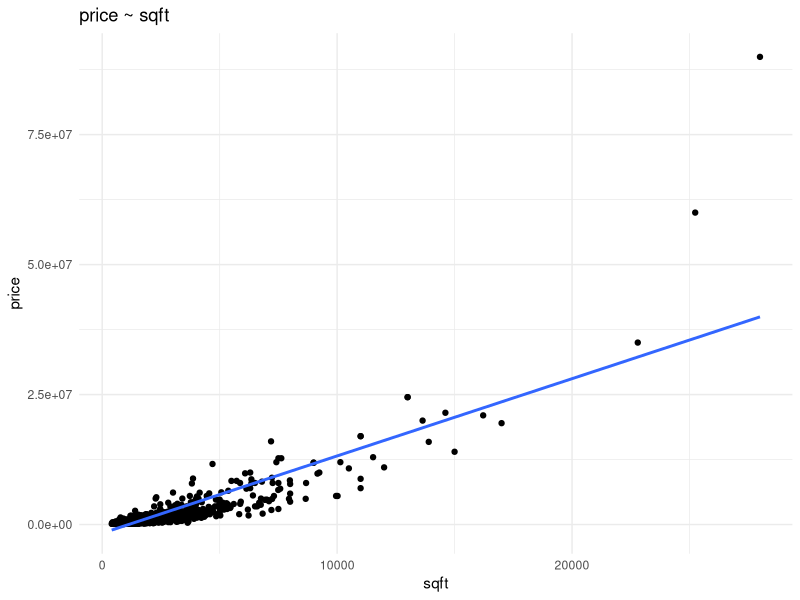
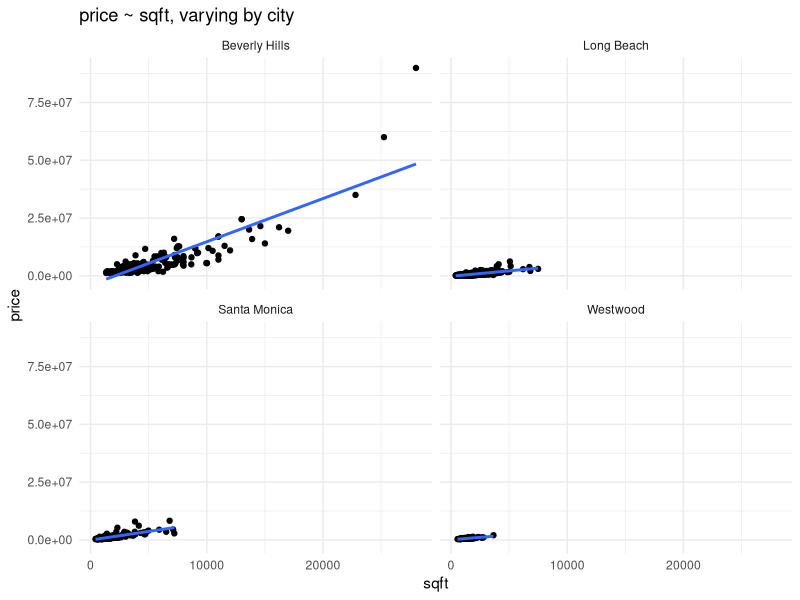
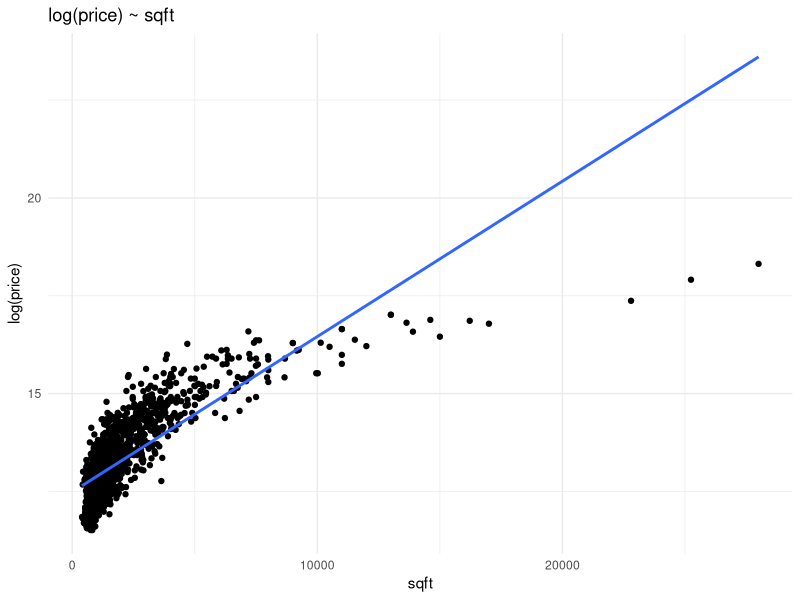
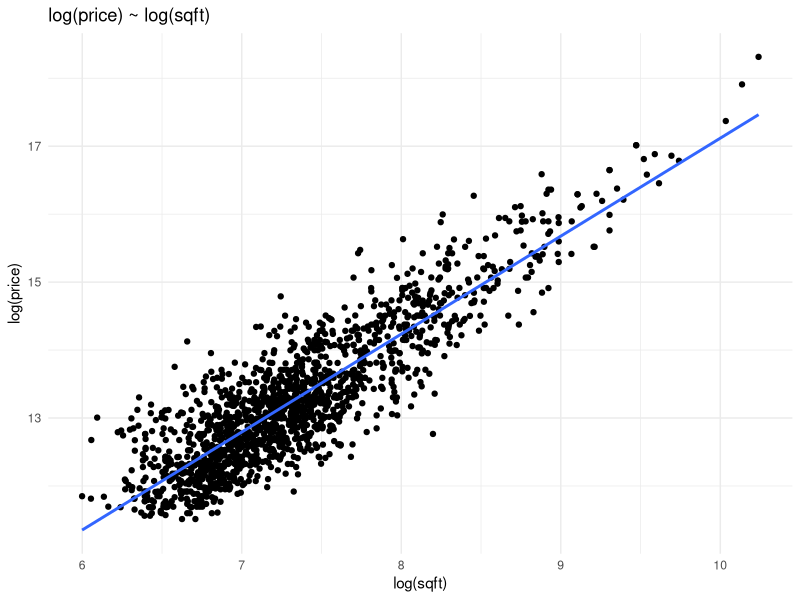
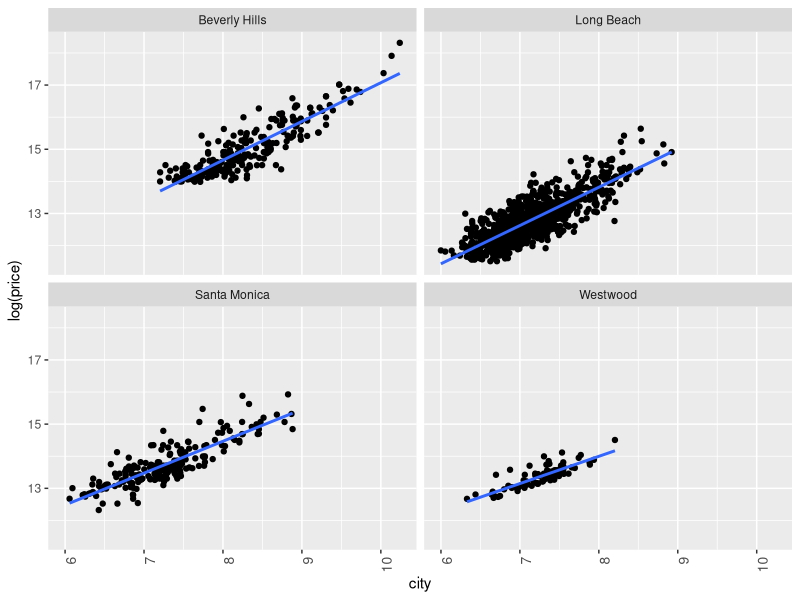

These charts were generated, in order, by the following R code:
## ---- chunk 1
knitr::opts_chunk$set(echo = TRUE, message = FALSE, warning = FALSE)

## ---- chunk 2
library(tidyverse)
d <- read_csv("LAHomes.csv")

glimpse(d)

summary(d)

## ---- chunk 3
table(d$spa, useNA = "always") 
## ---- chunk 4
table(d$pool, useNA = "always")
## ---- chunk 5
table(d$type, useNA = "always")
## ---- chunk 6
table(d$garage, useNA = "always")

## ---- chunk 7

d <- d %>% 
  dplyr::select(-spa) %>% 
  mutate(pool = ifelse(is.na(pool), "N", "Y") %>% factor,
        garage = ifelse(is.na(garage), "0", garage) %>% factor,
        city = factor(city),
        type = factor(type))


glimpse(d)
summary(d)
## ---- chunk 8

ggplot(d, aes(sqft, price)) +
  geom_point() +
  theme_minimal() +
  stat_smooth(method="lm", se = F) +
  labs(title = "price ~ sqft")

## ---- chunk 9

ggplot(d, aes(sqft, price)) +
  geom_point() +
  theme_minimal() +
  facet_wrap(~city) +
  stat_smooth(method="lm", se = F) +
  labs(title = "price ~ sqft, varying by city")

## ---- chunk 10

ggplot(d, aes(sqft, log(price))) +
  geom_point() +
  theme_minimal() +
  stat_smooth(method="lm", se = F) +
  labs(title = "log(price) ~ sqft")

## ---- chunk 11

ggplot(d, aes(log(sqft), log(price))) +
  geom_point() +
  theme_minimal() +
  stat_smooth(method="lm", se = F) +
  labs(title = "log(price) ~ log(sqft)")

## ---- chunk 12
lm(log(price) ~ log(sqft), d) %>% summary

## ---- chunk 13
model <- lm(price ~ sqft, d)
log_model <- lm(log(price) ~ log(sqft), d)

#r^2 for each model and log model
summary(model)$r.square
summary(log_model)$r.square

#rmse calculation
rmse <- function(actual, fitted){
  sqrt(mean((actual - fitted)^2))
}
rmse(actual = d$price, fitted = predict(model))
rmse(d$price, exp(fitted(log_model)))
## ---- chunk 14
# Regression
lm(log(price) ~ log(sqft) * city, d) %>% summary

## ---- chunk 15
# Plot of interaction
ggplot(d, aes(log(sqft), log(price)))+
  geom_jitter() +
  geom_smooth(method = "lm", se = F) +
  theme(axis.text.x = element_text(angle = 90, hjust = 1, size = 10)) +
  labs("price ~ sqft * city", x = "city") +
  facet_wrap(~city)


